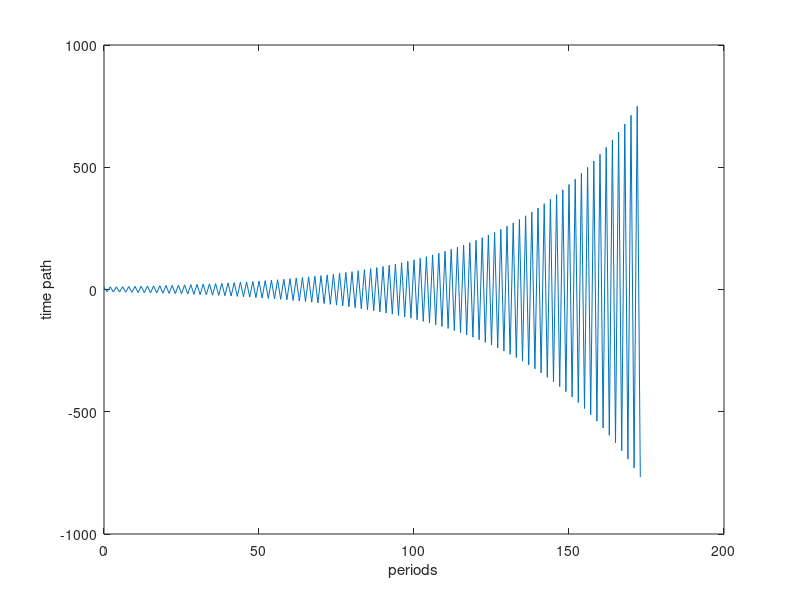
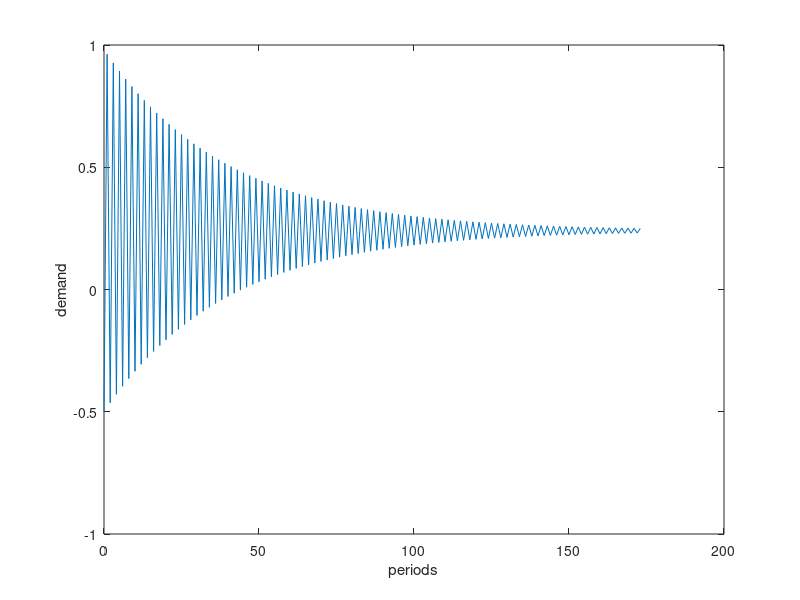
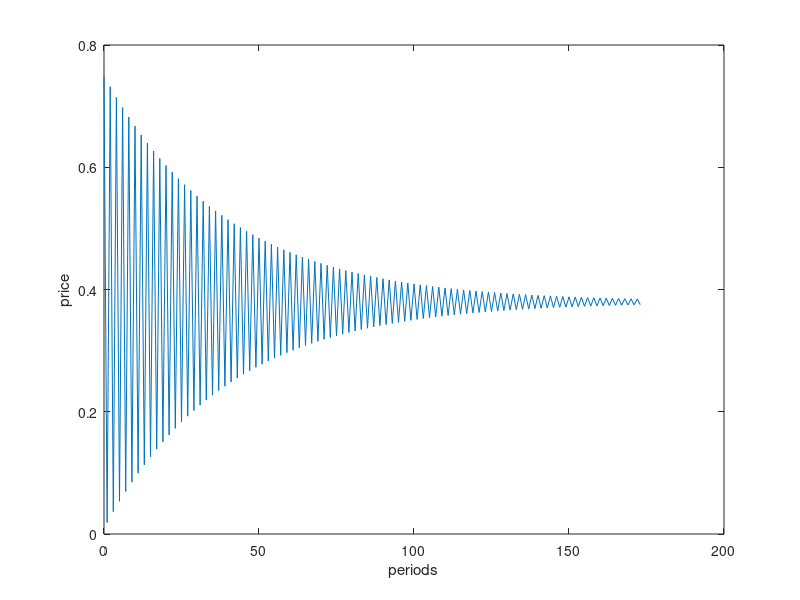
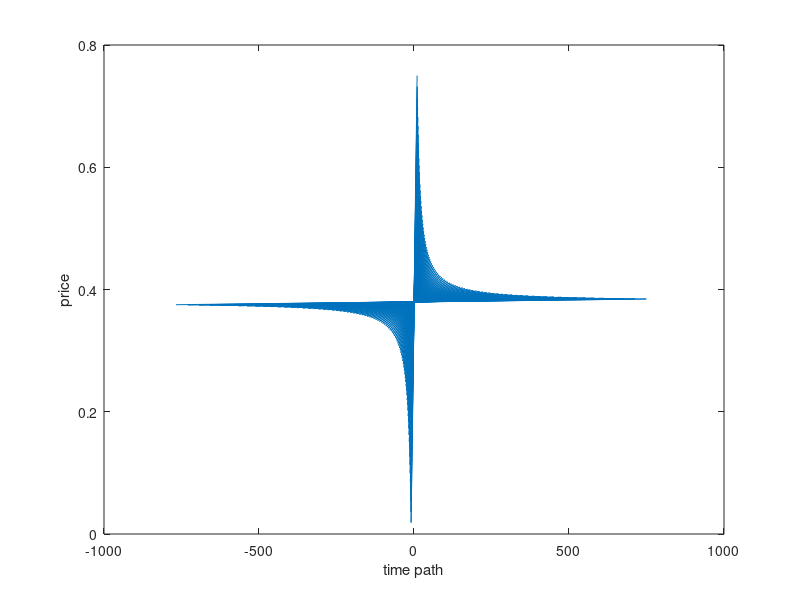

These figures' MATLAB source, in order:
n=0;
x0=0;
p0=[];
p1=[];
t= [];
a0=1;
b0=-2;
a1=-0.5;
b1=1.95;
new_round = @(x, n=0) round (x * 10^n) * 10^(-n)
while n<=500
    p0(length(p0)+1)= x0;
    x1= ((a1 - a0) + (b1 .* x0))/b0;
    p1(length(p1)+1)= x1;
    t(length(t)+1)=n;
    if new_round(x0, 2)== new_round(x1, 2)
        break
    end
    x0=x1;
    n= n+1;
end
length(t)
dd = a0 + b0 .* p1;
ss = a1 + b1 .* p0;
pp = -((a0 - a1) / (b0 - b1));
time_path = ((10 - pp) .* ((b0 / b1) .^ t)) + pp;

fig1= figure(1);
plot(t, time_path)
xlabel('periods')
ylabel('time path')
saveas(fig1,'C:/Users/User/PycharmProjects/cobweb-model/figs/periods-time path(octave).png')

fig2= figure(2);
plot(t, dd)
xlabel('periods')
ylabel('demand')
saveas(fig2,'C:/Users/User/PycharmProjects/cobweb-model/figs/periods-demand(octave).png')

fig3= figure(3);
plot(t, p1)
xlabel('periods')
ylabel('price')
saveas(fig3,'C:/Users/User/PycharmProjects/cobweb-model/figs/periods-price(octave).png')

fig4= figure(4);
plot(time_path, p1)
ylabel('price')
xlabel('time path')
saveas(fig4,'C:/Users/User/PycharmProjects/cobweb-model/figs/time path-price(octave).png')

fig5= figure(5);
plot(time_path, dd)
ylabel('demand')
xlabel('time path')
saveas(fig5,'C:/Users/User/PycharmProjects/cobweb-model/figs/time path-demand(octave).png')